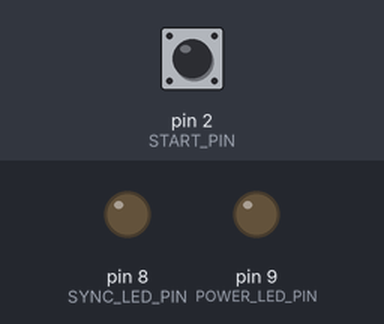
The sketch below on a simulated Arduino Uno, built with avr-gcc and run on an emulated ATmega328P. Parts: output pins drawn as LEDs (lit = HIGH). The test bench sets the inputs (shaded band); at power-on: pin 2 (START_PIN) LOW.

Above: at 1.3 s.
1.4 s: pin 2 (START_PIN) pulled HIGH for 0.15 s
At 1.9 s:
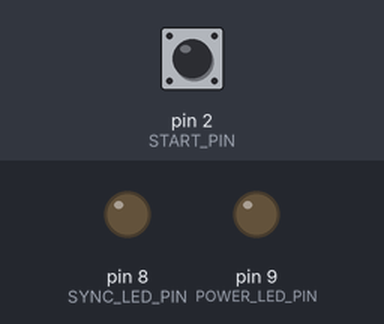
3.1 s: pin 2 (START_PIN) pulled HIGH for 1 s
At 3.9 s:
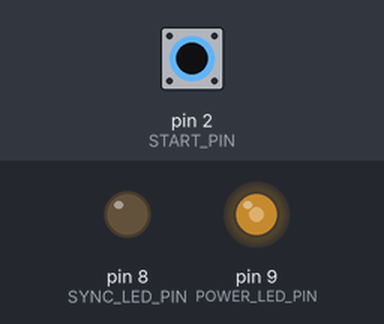
5.6 s: pin 2 (START_PIN) pulled HIGH for 0.15 s
At 6.3 s:
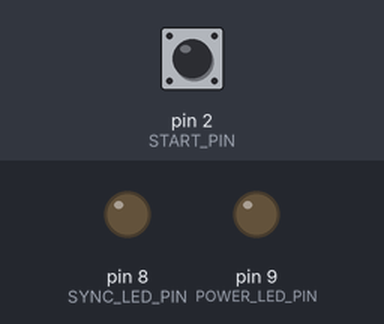
Timing chart, 0 to 8.6 s (numbered marks = the images above; inputs shaded):
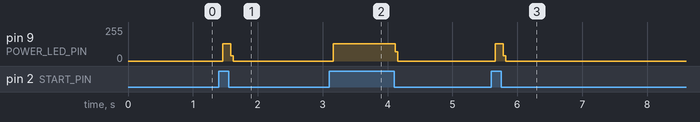

Measured:
- after the input at 1.4 s, pin 9 (POWER_LED_PIN): 0/255 → 128/255 after 0.06 s, → 0/255 0.12 s later
- after the input at 3.1 s, pin 9 (POWER_LED_PIN): 0/255 → 129/255 after 0.06 s, → 0/255 0.96 s later
- after the input at 5.6 s, pin 9 (POWER_LED_PIN): 0/255 → 129/255 after 0.06 s, → 0/255 0.12 s later

The sketch:

led_sync_marker_and_strobe.ino
```cpp
// ===== Pins =====
const byte START_PIN      = 2;  // 分圧・保護後のPAT 40 kHz検出入力
const byte SYNC_LED_PIN   = 8;  // 普通LED：イベントカメラROI用の一発同期マーカー
const byte POWER_LED_PIN  = 9;  // LD06AJSA CEへ

// ===== 普通LED同期マーカー =====
const unsigned int SYNC_PULSE_US = 500;       // 0.5 ms
const unsigned long QUIET_US     = 50000UL;   // 50 ms信号が来なければ再アーム

// ===== PAT信号が現在来ているとみなす保持時間 =====
// 40 kHz周期は25 usなので、1 ms見えなければ停止扱いで十分
const unsigned long PAT_HOLD_US = 1000UL;

// ===== 3W LEDストロボ設定 =====
const unsigned long STROBE_PERIOD_US = 10000;  // 500 Hz
// const unsigned long STROBE_PERIOD_US = 2000;  // 500 Hz
// const unsigned long STROBE_PERIOD_US = 1000;  // 1 kHz
// const unsigned long STROBE_PERIOD_US = 100;  // 10 kHz
// const unsigned long STROBE_PERIOD_US = 50;  // 20 kHz
// const unsigned long STROBE_PERIOD_US = 25;  // 40 kHz
// const unsigned long STROBE_ON_US     = 100;   // 100 us ON
const unsigned long STROBE_ON_US     = 5000;   // 50 us ON
// const unsigned long STROBE_ON_US     = 50;   // 50 us ON
// const unsigned long STROBE_ON_US     = 25;   // 25 us ON
// const unsigned long STROBE_ON_US     = 12;   // 12 us ON
// const unsigned long STROBE_ON_US     = 1000;   // 1000 us ON

// LD06AJSAはCE HIGHでON
const bool POWER_LED_ACTIVE_HIGH = true;

// PATが来ている間だけ3W LEDをストロボさせる
const bool STROBE_ONLY_WHEN_PAT_ACTIVE = true;

// ===== State =====
bool armed = true;
bool patSeenSinceArm = false;

unsigned long lastSeenHighUs = 0;

bool syncLedOn = false;
unsigned long syncLedStartUs = 0;

bool powerLedOn = false;
bool strobeWasEnabled = false;
unsigned long strobeCycleStartUs = 0;

void setPowerLed(bool on) {
  powerLedOn = on;

  if (POWER_LED_ACTIVE_HIGH) {
    digitalWrite(POWER_LED_PIN, on ? HIGH : LOW);
  } else {
    digitalWrite(POWER_LED_PIN, on ? LOW : HIGH);
  }
}

void setup() {
  pinMode(START_PIN, INPUT);

  pinMode(SYNC_LED_PIN, OUTPUT);
  digitalWrite(SYNC_LED_PIN, LOW);

  pinMode(POWER_LED_PIN, OUTPUT);
  setPowerLed(false);  // LD06AJSA OFF

  delay(100);
}

void loop() {
  unsigned long now = micros();

  // ===== 1. PAT 40 kHz信号の検出 =====
  int state = digitalRead(START_PIN);

  if (state == HIGH) {
    lastSeenHighUs = now;
    patSeenSinceArm = true;

    // 最初のHIGH検出時だけ、普通LEDを0.5 ms点灯
    if (armed) {
      armed = false;

      digitalWrite(SYNC_LED_PIN, HIGH);
      syncLedOn = true;
      syncLedStartUs = now;
    }
  }

  // ===== 2. 普通LEDを非ブロッキングでOFF =====
  if (syncLedOn && (now - syncLedStartUs >= SYNC_PULSE_US)) {
    digitalWrite(SYNC_LED_PIN, LOW);
    syncLedOn = false;
  }

  // ===== 3. PAT信号が止まったら再アーム =====
  if (!armed && patSeenSinceArm) {
    if (now - lastSeenHighUs > QUIET_US) {
      armed = true;
      patSeenSinceArm = false;
    }
  }

  // ===== 4. PATが現在アクティブか判定 =====
  bool patActive = patSeenSinceArm && ((now - lastSeenHighUs) <= PAT_HOLD_US);

  // ===== 5. 3W LEDストロボ =====
  bool strobeEnabled = STROBE_ONLY_WHEN_PAT_ACTIVE ? patActive : true;

  if (strobeEnabled) {
    if (!strobeWasEnabled) {
      strobeCycleStartUs = now;
      strobeWasEnabled = true;
    }

    if (now - strobeCycleStartUs >= STROBE_PERIOD_US) {
      strobeCycleStartUs += STROBE_PERIOD_US;

      // 大きく遅れた場合の保険
      if (now - strobeCycleStartUs >= STROBE_PERIOD_US) {
        strobeCycleStartUs = now;
      }
    }

    bool shouldBeOn = ((now - strobeCycleStartUs) < STROBE_ON_US);

    if (shouldBeOn != powerLedOn) {
      setPowerLed(shouldBeOn);
    }

  } else {
    strobeWasEnabled = false;

    if (powerLedOn) {
      setPowerLed(false);
    }
  }
}
```
